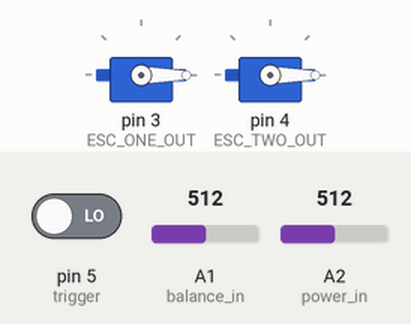
A sketch run on a simulated Arduino Uno, built with avr-gcc and run on an emulated ATmega328P. Parts: 2 × servo. Inputs (shaded band) come from the test bench; at power-on: pin 5 (trigger) LOW, A2 (power_in) = 512, A1 (balance_in) = 512.

Above: at 1.2 s.
1.3 s: pin 5 (trigger) driven HIGH
At 2.5 s:
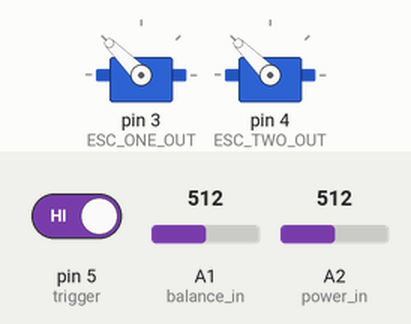
2.8 s: A2 (power_in) set to 716
At 3.9 s:
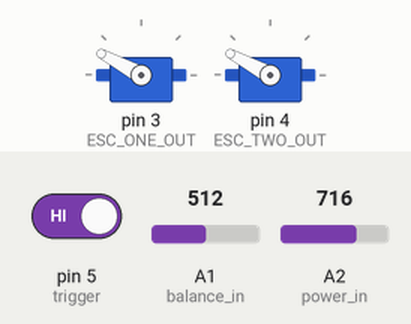
4.3 s: A1 (balance_in) set to 122
At 5.0 s:
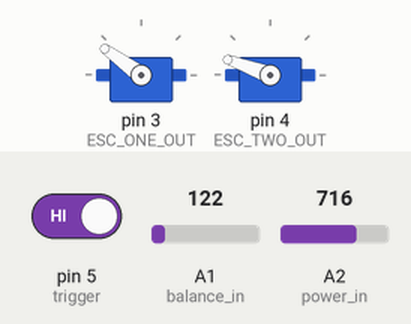
5.8 s: A2 (power_in) set to 900
At 6.1 s:
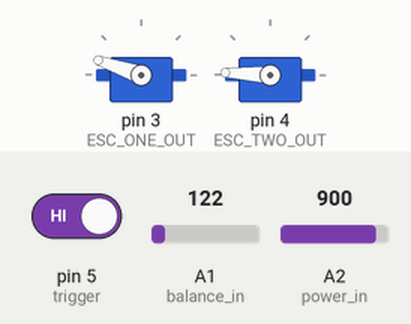
7.3 s: A1 (balance_in) set to 1023
At 8.5 s:
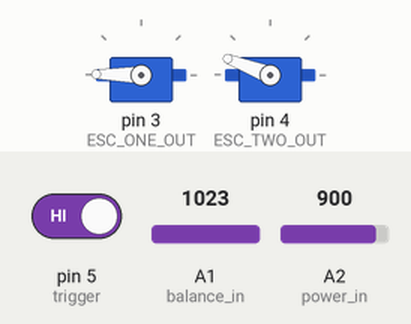
8.8 s: A2 (power_in) set to 1023
At 9.6 s:
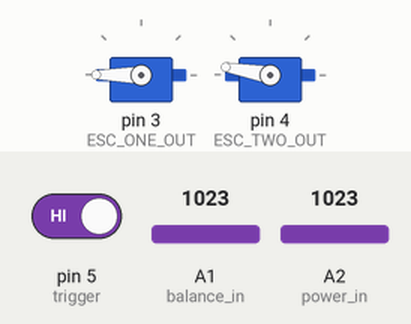
Timing chart, 0 to 11.3 s (numbered marks = the images above; inputs shaded):
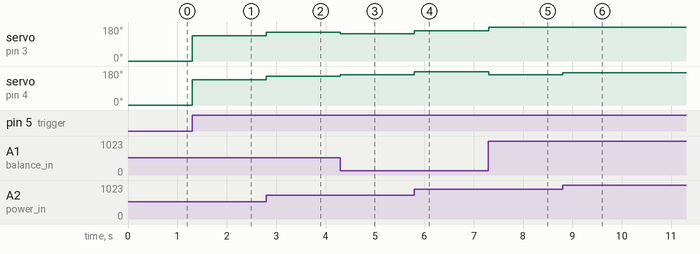

Measured:
- after the input at 1.3 s, servo on pin 3 (ESC_ONE_OUT), servo on pin 4 (ESC_TWO_OUT): 0° → 135° at once
- after the input at 2.8 s, servo on pin 3 (ESC_ONE_OUT), servo on pin 4 (ESC_TWO_OUT): 135° → 152° at once
- after the input at 4.3 s, servo on pin 3 (ESC_ONE_OUT): 152° → 144° at once; servo on pin 4 (ESC_TWO_OUT): 152° → 160° at once
- after the input at 5.8 s, servo on pin 3 (ESC_ONE_OUT): 144° → 161° at once; servo on pin 4 (ESC_TWO_OUT): 160° → 177° at once
- after the input at 7.3 s, servo on pin 3 (ESC_ONE_OUT): 161° → 179° at once; servo on pin 4 (ESC_TWO_OUT): 177° → 159° at once
- after the input at 8.8 s, servo on pin 3 (ESC_ONE_OUT): 179° → 180° at once; servo on pin 4 (ESC_TWO_OUT): 159° → 170° at once

The sketch:

arduino_nemesis.ino
```cpp
#include <Servo.h>

Servo esc1;           // create servo object to control an esc
Servo esc2;           // create servo object to control an esc

// NOTE: PLEASE SET VALUES TO ACTUAL PINS!
int balance_in = 1;     // potentiometer in for motor fine balancing
int balance;            // motor fine balancing value;
int balance_range = 10;
int power_in = 2;     // potentiometer in for motor power setting
int power;            // motor power value;
int power_min = 90;    // minimal power output on trigger_down
int power_max = 180;  // maximal power output on trigger_down
int ESC_ONE_OUT = 3;  // output pin for flywheel motor esc 1
int ESC_TWO_OUT = 4;  // output pin for flywheel motor esc 2
int trigger = 5;      // switch in for triggering the flywheel motors
                      // -> the firing trigger is not controlled by the arduino, as there is no need to.
                      //    it's directly wired to the feedbelt motor.

void setup() {
  // put your setup code here, to run once

  esc1.attach(ESC_ONE_OUT); // attach esc1 servo object to the correct output pin.
  esc2.attach(ESC_TWO_OUT); // attach esc1 servo object to the correct output pin.

  // delay loop, long enough for escs to boot withpout input from arduino.
  // this prevents reprogramming the escs accidentally.
}

void loop() {
  // put your main code here, to run repeatedly

  //update balance and power values from potentiometers, mapping values from 0-1024 to 0-180
  balance = analogRead(balance_in);
  balance = map(balance, 0, 1023, 0-balance_range, balance_range);
  power = analogRead(power_in);
  power = map(power, 0, 1023, power_min, power_max);

  //if trigger circuit is closed, the motor speed is updated. if not, the motors power down.
  if (digitalRead(trigger) == HIGH) {

    esc1.write(power + balance);
    esc2.write(power - balance);

  } else {

    esc1.write(0);
    esc2.write(0);

  }
}
```
